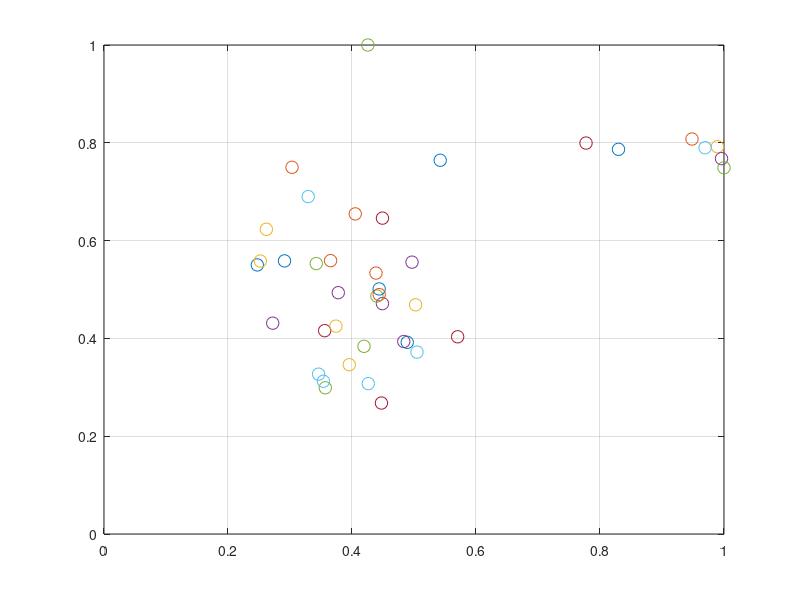

The MATLAB source for this figure:
x = [0.829848791287224;0.948370872838282;0.989452821303060;0.996024855335383;1;0.969369687549902;0.777472060032697;0.542272394635493;0.303269777962775;0.261866149221235;0.449096037776645;0.342339750593142;0.504837452260772;0.449109692828380;0.247277691338249;0.365412415382128;0.252188006905490;0.272147375214313;0.440129799125733;0.426260245776882;0.355887430155561;0.291149918872756;0.405235503759262;0.502506627500109;0.377850764292477;0.356932635731755;0.346095667999794;0.447465313710477;0.443817170404488;0.438680633046618;0.395574383902766;0.496781871809609;0.419365352164421;0.353852060794176;0.570399700097915;0.489108097147449;0.443857779245358;0.374099544188009;0.483521135410798;0.425585289444380;0.329356516261867];
y = [0.786715362478319;0.807735700665893;0.792037976460206;0.767568910766359;0.748967197199836;0.789931528242810;0.799466207107378;0.764263916683651;0.749928950660036;0.623191339216798;0.471091005010575;0.553053151853275;0.371960939525172;0.645945059477088;0.550268151713167;0.559008326538745;0.558128471197608;0.431157919333808;0.486659202095650;0.307524406245544;0.415792667244793;0.558497859524983;0.654623921193199;0.468670379038440;0.493516697294893;0.299038897262837;0.326864959815376;0.267842627532650;0.501136765022152;0.533613993461779;0.346199723430800;0.555933405488048;0.383769125847753;0.312403419394111;0.403308990402350;0.391980211566912;0.489621684154288;0.425101013176526;0.393683406459521;1;0.690016448809313];
for i = 1:length(x)
    plot(x(i), y(i), '-o', 'markersize', 9), hold all
    drawnow, pause(.5)
end
set(gca, 'XLim', [0 1], 'YLim', [0 1]); grid on